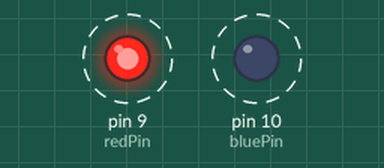
The sketch below on a simulated Arduino Uno, built with avr-gcc and run on an emulated ATmega328P. Parts: output pins drawn as LEDs (lit = HIGH). Dashed ring = blinking.

Above: at 0.5 s.
Timing chart, 0 to 4.8 s (numbered marks = the images above):
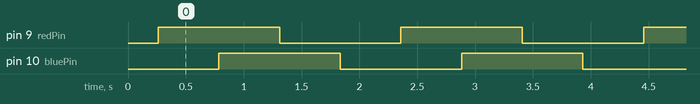

The sketch:

SimpleCompareOutputMode.ino
```cpp
//SimpleCompareOutputMode.ino
//Simple example of change output values using
//compare register mode

#define redPin 9
#define bluePin 10


void setup() {
  // put your setup code here, to run once:

  //both pins need to be outputs
  pinMode(redPin, OUTPUT);
  pinMode(bluePin, OUTPUT);

  //initialize timer 1
  noInterrupts();
  TCCR1A = 0;
  TCCR1B = 0;
  TCNT1 = 0;

  //set the prescalar to 256
  TCCR1B |= _BV(CS12);

  //the waveform generation is just "normal", that ius the WGM bits are all zero
  //Set the "compare output mode" to "toggle"

  TCCR1A |= _BV(COM1A0) | _BV(COM1B0);
  OCR1A = 16384; // == 2^16 /4
  OCR1B = 49152; // 3/4 * 2^16

}

void loop() {
  // put your main code here, to run repeatedly:

}
```

Measured:
- by itself, pin 9 (redPin), pin 10 (bluePin): alternates HIGH for 1.0 s and LOW for 1.0 s
- by itself, everything shown: repeats every 2.1 s, in 4 steps
